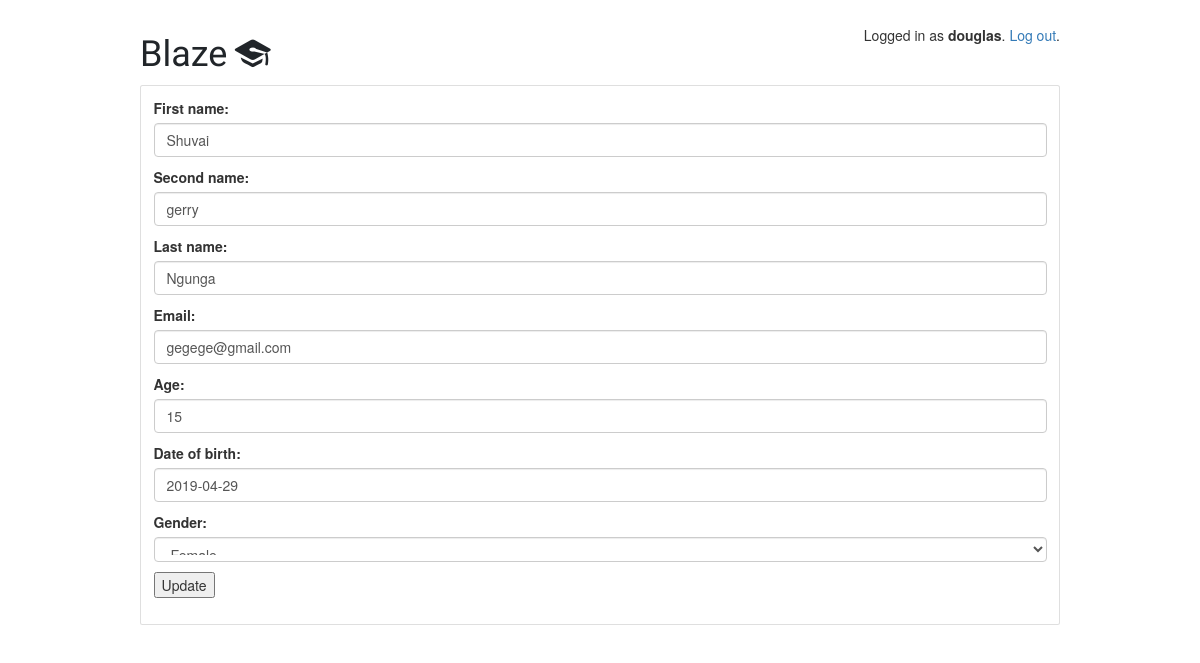
The page /students/student/30 (signed in) on the database its author committed.
### classroom/models.py (models this page shows, shortened)
class User(AbstractUser):
    is_student = models.BooleanField(default=False)
    is_teacher = models.BooleanField(default=False)

class Student(models.Model):
    user = models.OneToOneField(User, on_delete=models.CASCADE, primary_key=True)
    first_name = models.CharField(max_length=45, default='')
    second_name = models.CharField(max_length=45, default='')
    last_name = models.CharField(max_length=45, default='', blank=True)
    age = models.IntegerField(default=1, blank=True)
    gender = models.CharField(max_length=10, choices=Gender_Choices, default='', blank=True)
    date_of_birth = models.DateField("Date", default=date.today, blank=True)
    guardian = models.CharField(max_length=10, choices=Guardian, default='', blank=True)
    guardian_first_name = models.CharField(max_length=20, default='', blank=True)
    guardian_last_name = models.CharField(max_length=20, default='', blank=True)
    guardian_phone_number = models.CharField(max_length=20, default='')
    guardian_email = models.EmailField(max_length=100, default='', blank=True)
    extra_paid_classes = models.CharField(max_length=3, choices=YES_OR_NO, default='')
    internet_access = models.CharField(max_length=3, choices=YES_OR_NO, default='')
    intend_to_pursue = models.CharField(max_length=3, choices=YES_OR_NO, default='')
    out_going = models.CharField(max_length=3, choices=YES_OR_NO, default='')
    free_time_after_school = models.IntegerField(default=1)
    average_weekly_study_time = models.IntegerField(default=1)
    family_size = models.IntegerField(default=1)
    email = models.CharField(max_length=100, default='')
    subjects = models.ManyToManyField(Subject)
    guardian_education_level = models.CharField(max_length=10, choices=Education_level, default='')
    personality = models.ForeignKey(Personality, on_delete=models.PROTECT, default='', blank=True, null=True)
    has_taken_test = models.BooleanField(default=False)

### classroom/views/students.py (the view)
# urls.py: path('student/<int:pk>', students.StudentUpdateView.as_view(), name='student_update'),
class StudentUpdateView(UpdateView):
    model = Student
    form_class = StudentUpdateForm
    template_name = 'classroom/students/student_update_form.html'

### classroom/forms.py
class StudentUpdateForm(forms.ModelForm):
    first_name = forms.CharField(widget=forms.TextInput(attrs={
        'class': 'form-control',
    }))
    second_name = forms.CharField(widget=forms.TextInput(attrs={
        'class': 'form-control',
    }))
    last_name = forms.CharField(widget=forms.TextInput(attrs={
        'class': 'form-control',
    }))
    email = forms.CharField(widget=forms.EmailInput(attrs={
        'class': 'form-control',
    }))
    date_of_birth = forms.CharField(widget=forms.DateInput(attrs={
        'class': 'form-control',
    }))
    age = forms.CharField(widget=forms.NumberInput(attrs={
        'class': 'form-control',
    }))
    gender = forms.ChoiceField(choices=Gender_Choices, widget=forms.Select(attrs={
        'class': 'form-control'
    }))
    class Meta:
        model = Student
        fields = ('first_name', 'second_name', 'last_name', 'email', 'age', 'date_of_birth',
                  'gender',)

### templates/classroom/students/student_update_form.html
{% extends 'base.html' %}
{% block content %}
<form action="" enctype="multipart/form-data" method="post">{% csrf_token %}
    {{ form.as_p }}
    <input type="submit" value="Update">
</form>
{% endblock %}

### templates/base.html (shortened to what this page needs)
{% load static %}
<html lang="en">
  <head>
    <link rel="stylesheet" href="https://maxcdn.bootstrapcdn.com/bootstrap/4.0.0/css/bootstrap.min.css">
    <link rel="stylesheet" type="text/css" href="{% static 'vendor/fontello-2f186091/css/fontello.css' %}">
    <link rel="stylesheet" type="text/css" href="{% static 'css/app.css' %}">
    <link rel="stylesheet" type="text/css" href="{% static 'css/students.css' %}">
    <link rel="stylesheet" href="https://cdn.datatables.net/1.10.19/css/jquery.dataTables.min.css">
     <link rel="stylesheet" href="https://maxcdn.bootstrapcdn.com/bootstrap/3.4.0/css/bootstrap.min.css">
  </head>
  <body>
    <div class="container my-4">
      <div class="row justify-content-center">
        <div class="col-md-10 col-sm-12">
          <div class="row">
            <div class="col-6">
              <h1 class="logo">
                <a href="{% url 'home' %}" id="logo">
                  Blaze<span class="icon-graduation-cap" data-toggle="tooltip" data-placement="right" title="Student profile"></span>
                </a>
              </h1>
            </div>
            <div class="col-6 text-right">
              {% if user.is_authenticated %}
                <p class="pt-3">Logged in as <strong>{{ user.username }}</strong>. <a href="{% url 'logout' %}">Log out</a>.</p>
              {% else %}
                <a href="{% url 'login' %}" class="btn btn-light" role="button">Log in</a>
                <a href="{% url 'signup' %}" class="btn btn-primary" role="button">Sign up</a>
              {% endif %}
            </div>
          </div>
          <div class="card mb-3">
            <div class="card-body">
              {% block content %}
              {% endblock %}
            </div>
          </div>
        </div>
      </div>
    </div>
  </body>
</html>

### static/css/app.css (style rules this page uses)
.logo { font-family: 'Clicker Script', cursive; }
.logo a { color: #212529; text-decoration: none; }

### static/css/students.css (style rules this page uses)
body { background-color: #c2d4d8; }

### templates/base.html (style rules this page uses)
#logo { font-family: 'Clicker Script', cursive; }

### rows shown on the page
User: username "douglas"
Student: first_name "Shuvai", second_name "gerry", last_name "Ngunga", email "gegege@gmail.com", age "15", date_of_birth "2019-04-29", gender "Female"
